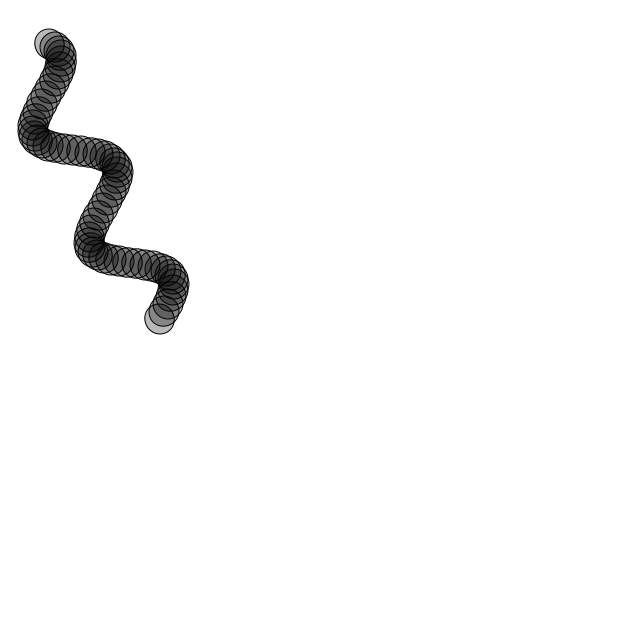
Frame 1 (no input)
Frame 60 (the mouse pressed at the canvas centre just before this capture): blank canvas, image omitted
Frame 120 (the mouse held since frame 60 and released just before this capture): blank canvas, image omitted

The Processing sketch that drew this single still picture (run headless with seeded random() and noise(); from frame 60 on, the mouse is pressed at the canvas centre):

// Processing sketch: E3_10Waveclass
// ── E3_10Waveclass.pde
class Wave{
	PVector sloc, vel;
	float freq, len, amp;
	float theta = 0;
	float angle;

	//freq less than 1
	Wave(float x, float y, float f, float l, float a){
		sloc = new PVector(x, y);
		vel = new PVector(0, 0);
		freq = f;
		len = l;
		amp = a;
	}

	void display(){
		fill(0, 70);
		stroke(0);
		angle = vel.heading();

		for(int i = 0; i < len; i += 5 ){
			pushMatrix();
				translate(sloc.x, sloc.y);
				rotate(angle);
				float y = amp * sin(theta+i*freq);
				ellipse(i, y, 30, 30);
			popMatrix();
		}
		theta-=.01;
	}

	void update(){
		PVector mouse = new PVector(mouseX, mouseY);
		PVector dir = PVector.sub(mouse, sloc);
		dir.normalize();
		vel.add(dir);
		sloc.add(vel);
	}
}

Wave w;

void setup() {
	size(640, 640);
	background(255);
	w = new Wave(width/4, height/2, .05, 300, 30);

}

void draw() {
	background(255);
	w.update();
	w.display();

	
}
